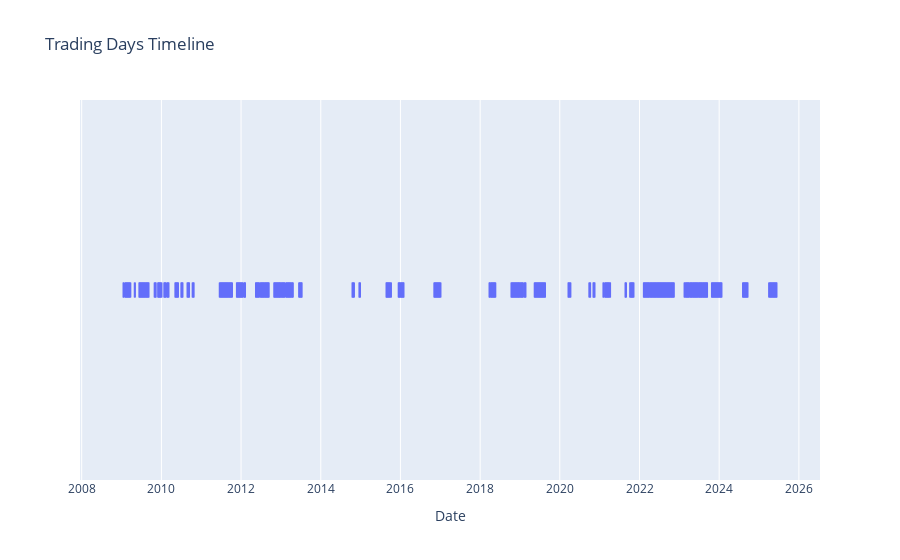

This figure's notebook cell:
### Code cell
import plotly.express as px
# trading_date(包含holing)
# 假設 txf_df['datetime'] 是 datetime 格式
trading_dates = txf_df.loc[txf_df['TradingDate'] == 1, 'datetime']
plot_df = pd.DataFrame({'TradingDay': trading_dates})

# 繪製互動式散點圖
fig = px.scatter(plot_df, x='TradingDay', y=[1] * len(trading_dates), 
                 title='Trading Days Timeline',
                 labels={'TradingDay': 'Date'},
                 hover_data={'TradingDay': True})
fig.update_yaxes(visible=False)  # 隱藏 Y 軸
fig.update_traces(marker=dict(size=10, symbol='line-ns-open'))
fig.show()

### Figure 1 — Plotly figure (JSON) as saved in the notebook; plotly's stock layout.template omitted (floating-point values rounded to 4 significant figures; data arrays with more than 128 entries replaced by an {"elided": "..."} marker saying what was removed)
{"data": [{"hovertemplate": "Date=%{x}<br>y=%{y}<extra></extra>", "legendgroup": "", "marker": {"color": "#636efa", "size": 10, "symbol": "line-ns-open"}, "mode": "markers", "name": "", "showlegend": false, "type": "scattergl", "x": {"elided": "1510 str values"}, "xaxis": "x", "y": {"elided": "1510 int values"}, "yaxis": "y"}], "layout": {"legend": {"tracegroupgap": 0}, "title": {"text": "Trading Days Timeline"}, "xaxis": {"anchor": "y", "domain": [0, 1], "title": {"text": "Date"}}, "yaxis": {"anchor": "x", "domain": [0, 1], "title": {"text": "y"}, "visible": false}}}
